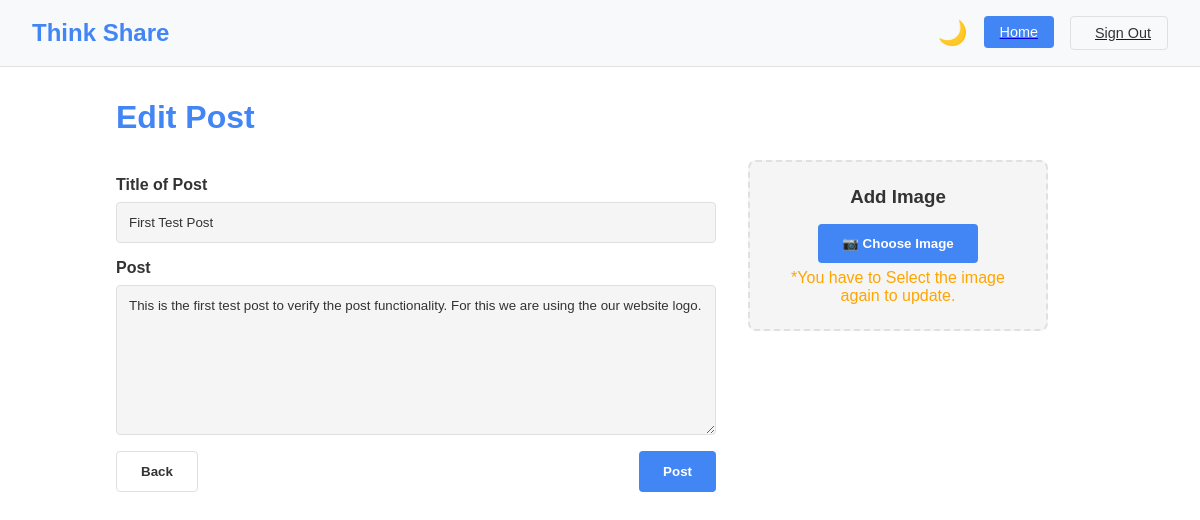
Page /17/edit/ (signed in) on the committed database.
### thinkshareapp/models.py (models this page shows, shortened)
class Posts(models.Model):
    user = models.ForeignKey(User, on_delete=models.CASCADE)
    title = models.TextField(max_length=300)
    content = models.TextField()
    photo = models.ImageField(upload_to='images/', blank=True, null=True)
    created_at = models.DateTimeField(auto_now_add=True)
    updated_at = models.DateTimeField(auto_now=True)

### thinkshareapp/views.py (the view, shortened to what this page needs)
# urls.py: path('<int:post_id>/edit/', views.editpost, name='editpost'),
@login_required
def editpost(request, post_id):
    post = Posts.objects.get(id=post_id)
    return render(request, 'createpost.html', {'post': post})

### templates/createpost.html (shortened to what this page needs)
{% load static %}
<!DOCTYPE html>
<html lang="en">
<head>
    <link rel="stylesheet" href="{% static "createpost.css" %}">
</head>
<body>
    <header>
      <nav class="navbar">
        <div class="logo">Think Share</div>
        <div class="nav-actions">
          <button class="theme-toggle" id="themeToggle">🌓</button>
          <a href="{% url 'home' %}"><button class="home-btn">
             Home
          </button></a>
          <a href="{% url 'logout' %}"><button class="logout-btn">
             Sign Out
          </button></a>
        </div>
      </nav>
    </header>
    <main class="create-post-container">
        <h1 class="page-title">{% if post %} Edit Post {% else %} Create Post {% endif %}</h1>
        <form class="post-form" method='POST' enctype="multipart/form-data">
          <div class="form-container">
            <div class="form-left">
              <div class="form-group">
                  <label for="post-title">Title of Post</label>
                  <input type="text" id="post-title" name="post-title" value="{{post.title}}" required>
              </div>
              <div class="form-group">
                  <label for="post-content">Post</label>
                  <textarea id="post-content" name="post-content" rows="5" required>{{post.content}}</textarea>
              </div>
              <div class="form-actions">
                  <a href="{% url 'home' %}"><button type="button" class="btn btn-secondary" id="backBtn">
                      Back
                  </button></a>
                  <button type="submit" class="btn btn-primary">
                      Post
                  </button>
              </div>
            </div>
            <div class="form-right">
              <div class="image-upload-section">
                <h3>Add Image</h3>
                <div class="image-input-wrapper">
                  <button type="button" class="image-upload-btn" onclick="document.getElementById('post-image').click()">
                    📷 Choose Image
                  </button>
                </div>
                <p class='note' style="color: orange; margin-top: 6px">{% if post %} *You have to Select the image again to update. {% endif %}</p>
              </div>
            </div>
          </div>
        </form>
    </main>
</body>
</html>

### static/createpost.css (style rules this page uses)
:root { --primary-color: #4285f4; --text-color: #333; --bg-color: #ffffff; --header-bg: #f8f9fa; --border-color: #e0e0e0; --input-bg: #f5f5f5; }
* { margin: 0; padding: 0; box-sizing: border-box; font-family: Arial, sans-serif; transition: background-color 0.3s, color 0.3s; }
body { background-color: var(--bg-color); color: var(--text-color); }
.navbar { display: flex; justify-content: space-between; align-items: center; padding: 1rem 2rem; background-color: var(--header-bg); border-bottom: 1px solid var(--border-color); }
.logo { font-size: 1.5rem; font-weight: bold; color: var(--primary-color); }
.nav-actions { display: flex; gap: 1rem; }
.theme-toggle { background: none; border: none; cursor: pointer; font-size: 24px; color: var(--text-color); }
.home-btn, .logout-btn { padding: 0.5rem 1rem; border-radius: 4px; font-weight: 500; cursor: pointer; display: flex; align-items: center; gap: 0.5rem; font-size: 0.9rem; }
.home-btn { background-color: var(--primary-color); color: white; border: none; }
.logout-btn { background-color: transparent; border: 1px solid var(--border-color); color: var(--text-color); }
.create-post-container { max-width: 1000px; margin: 2rem auto; padding: 0 1rem; }
.page-title { margin-bottom: 1.5rem; color: var(--primary-color); }
.form-container { display: flex; gap: 2rem; align-items: flex-start; }
.form-left { flex: 1; max-width: 600px; }
.form-right { flex: 0 0 300px; position: sticky; top: 2rem; }
.post-form { display: flex; flex-direction: column; gap: 1.5rem; }
.form-group { display: flex; flex-direction: column; gap: 0.5rem; }
.form-group label { font-weight: bold; margin-top: 1em; }
.form-group input, .form-group textarea { padding: 0.75rem; border: 1px solid var(--border-color); border-radius: 4px; background-color: var(--input-bg); color: var(--text-color); }
.form-group textarea { resize: vertical; min-height: 150px; }
.image-upload-section { border: 2px dashed var(--border-color); border-radius: 8px; padding: 1.5rem; text-align: center; background-color: var(--input-bg); }
.image-upload-section h3 { margin-bottom: 1rem; color: var(--text-color); }
.image-input-wrapper { position: relative; display: inline-block; }
.image-upload-btn { display: inline-block; padding: 0.75rem 1.5rem; background-color: var(--primary-color); color: white; border-radius: 4px; cursor: pointer; transition: opacity 0.2s; border: none; font-weight: bold; }
.form-actions { display: flex; justify-content: space-between; margin-top: 1rem; }
.btn { padding: 0.75rem 1.5rem; border-radius: 4px; font-weight: bold; cursor: pointer; border: none; }
.btn-primary { background-color: var(--primary-color); color: white; }
.btn-secondary { background-color: transparent; border: 1px solid var(--border-color); color: var(--text-color); }

### rows in the picture
Posts: post-title "First Test Post", post-content "This is the first test post to verify the post functionality. For this we are using the our website logo."
